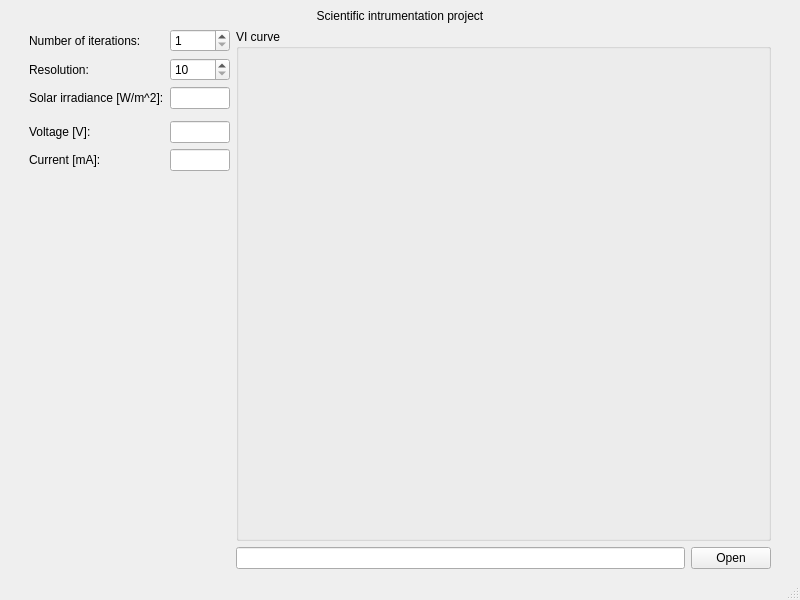
<?xml version="1.0" encoding="UTF-8"?>
<ui version="4.0">
 <class>MainWindow</class>
 <widget class="QMainWindow" name="MainWindow">
  <property name="geometry">
   <rect>
    <x>0</x>
    <y>0</y>
    <width>800</width>
    <height>600</height>
   </rect>
  </property>
  <property name="windowTitle">
   <string>MainWindow</string>
  </property>
  <widget class="QWidget" name="centralwidget">
   <layout class="QGridLayout" name="gridLayout">
    <item row="0" column="0" rowspan="10">
     <spacer name="horizontalSpacer">
      <property name="orientation">
       <enum>Qt::Horizontal</enum>
      </property>
      <property name="sizeType">
       <enum>QSizePolicy::Fixed</enum>
      </property>
      <property name="sizeHint" stdset="0">
       <size>
        <width>20</width>
        <height>10</height>
       </size>
      </property>
     </spacer>
    </item>
    <item row="0" column="5" rowspan="10">
     <spacer name="horizontalSpacer_2">
      <property name="orientation">
       <enum>Qt::Horizontal</enum>
      </property>
      <property name="sizeType">
       <enum>QSizePolicy::Fixed</enum>
      </property>
      <property name="sizeHint" stdset="0">
       <size>
        <width>20</width>
        <height>10</height>
       </size>
      </property>
     </spacer>
    </item>
    <item row="6" column="2">
     <widget class="QLineEdit" name="current">
      <property name="sizePolicy">
       <sizepolicy hsizetype="Fixed" vsizetype="Fixed">
        <horstretch>0</horstretch>
        <verstretch>0</verstretch>
       </sizepolicy>
      </property>
      <property name="maximumSize">
       <size>
        <width>60</width>
        <height>16777215</height>
       </size>
      </property>
      <property name="readOnly">
       <bool>true</bool>
      </property>
     </widget>
    </item>
    <item row="3" column="2">
     <widget class="QLineEdit" name="irradiance">
      <property name="sizePolicy">
       <sizepolicy hsizetype="Fixed" vsizetype="Fixed">
        <horstretch>0</horstretch>
        <verstretch>0</verstretch>
       </sizepolicy>
      </property>
      <property name="maximumSize">
       <size>
        <width>60</width>
        <height>16777215</height>
       </size>
      </property>
     </widget>
    </item>
    <item row="9" column="3">
     <widget class="QLineEdit" name="file_name"/>
    </item>
    <item row="6" column="1">
     <widget class="QLabel" name="label_2">
      <property name="sizePolicy">
       <sizepolicy hsizetype="Fixed" vsizetype="Preferred">
        <horstretch>0</horstretch>
        <verstretch>0</verstretch>
       </sizepolicy>
      </property>
      <property name="text">
       <string>Current [mA]:</string>
      </property>
     </widget>
    </item>
    <item row="3" column="1">
     <widget class="QLabel" name="label_3">
      <property name="sizePolicy">
       <sizepolicy hsizetype="Fixed" vsizetype="Fixed">
        <horstretch>0</horstretch>
        <verstretch>0</verstretch>
       </sizepolicy>
      </property>
      <property name="text">
       <string>Solar irradiance [W/m^2]:</string>
      </property>
     </widget>
    </item>
    <item row="5" column="1">
     <widget class="QLabel" name="label_4">
      <property name="sizePolicy">
       <sizepolicy hsizetype="Fixed" vsizetype="Fixed">
        <horstretch>0</horstretch>
        <verstretch>0</verstretch>
       </sizepolicy>
      </property>
      <property name="text">
       <string>Voltage [V]:</string>
      </property>
     </widget>
    </item>
    <item row="1" column="2">
     <widget class="QSpinBox" name="iterations">
      <property name="minimum">
       <number>1</number>
      </property>
      <property name="maximum">
       <number>5</number>
      </property>
     </widget>
    </item>
    <item row="1" column="3" rowspan="8" colspan="2">
     <widget class="QGroupBox" name="groupBox">
      <property name="title">
       <string>VI curve</string>
      </property>
      <layout class="QHBoxLayout" name="horizontalLayout">
       <item>
        <widget class="PlotWidget" name="plt" native="true"/>
       </item>
      </layout>
     </widget>
    </item>
    <item row="1" column="1">
     <widget class="QLabel" name="label">
      <property name="sizePolicy">
       <sizepolicy hsizetype="Fixed" vsizetype="Minimum">
        <horstretch>0</horstretch>
        <verstretch>0</verstretch>
       </sizepolicy>
      </property>
      <property name="text">
       <string>Number of iterations:</string>
      </property>
     </widget>
    </item>
    <item row="9" column="4">
     <widget class="QPushButton" name="browse">
      <property name="text">
       <string>Open</string>
      </property>
     </widget>
    </item>
    <item row="0" column="1" colspan="4">
     <widget class="QLabel" name="label_5">
      <property name="sizePolicy">
       <sizepolicy hsizetype="Preferred" vsizetype="Fixed">
        <horstretch>0</horstretch>
        <verstretch>0</verstretch>
       </sizepolicy>
      </property>
      <property name="styleSheet">
       <string notr="true">font: 700 25pt &quot;Magneto&quot;;</string>
      </property>
      <property name="text">
       <string>Scientific intrumentation project</string>
      </property>
      <property name="textFormat">
       <enum>Qt::PlainText</enum>
      </property>
      <property name="scaledContents">
       <bool>true</bool>
      </property>
      <property name="alignment">
       <set>Qt::AlignCenter</set>
      </property>
     </widget>
    </item>
    <item row="5" column="2">
     <widget class="QLineEdit" name="voltage">
      <property name="sizePolicy">
       <sizepolicy hsizetype="Fixed" vsizetype="Fixed">
        <horstretch>0</horstretch>
        <verstretch>0</verstretch>
       </sizepolicy>
      </property>
      <property name="maximumSize">
       <size>
        <width>60</width>
        <height>16777215</height>
       </size>
      </property>
      <property name="readOnly">
       <bool>true</bool>
      </property>
     </widget>
    </item>
    <item row="2" column="1">
     <widget class="QLabel" name="label_6">
      <property name="text">
       <string>Resolution:</string>
      </property>
     </widget>
    </item>
    <item row="2" column="2">
     <widget class="QSpinBox" name="resolution">
      <property name="minimum">
       <number>10</number>
      </property>
      <property name="maximum">
       <number>25</number>
      </property>
     </widget>
    </item>
    <item row="7" column="1" colspan="2">
     <spacer name="verticalSpacer">
      <property name="orientation">
       <enum>Qt::Vertical</enum>
      </property>
      <property name="sizeHint" stdset="0">
       <size>
        <width>20</width>
        <height>40</height>
       </size>
      </property>
     </spacer>
    </item>
   </layout>
  </widget>
  <widget class="QMenuBar" name="menubar">
   <property name="geometry">
    <rect>
     <x>0</x>
     <y>0</y>
     <width>800</width>
     <height>22</height>
    </rect>
   </property>
  </widget>
  <widget class="QStatusBar" name="statusbar"/>
 </widget>
 <customwidgets>
  <customwidget>
   <class>PlotWidget</class>
   <extends>QWidget</extends>
   <header>pyqtgraph.h</header>
   <container>1</container>
  </customwidget>
 </customwidgets>
 <resources/>
 <connections/>
</ui>
